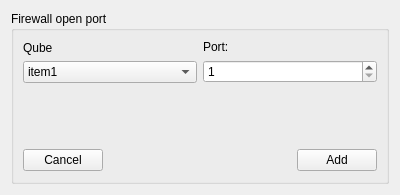
<?xml version="1.0" encoding="UTF-8"?>
<ui version="4.0">
 <class>Form</class>
 <widget class="QWidget" name="Form">
  <property name="geometry">
   <rect>
    <x>0</x>
    <y>0</y>
    <width>400</width>
    <height>195</height>
   </rect>
  </property>
  <property name="windowTitle">
   <string>Open port</string>
  </property>
  <layout class="QGridLayout" name="gridLayout">
   <item row="0" column="0">
    <widget class="QGroupBox" name="groupBox">
     <property name="title">
      <string>Firewall open port</string>
     </property>
     <layout class="QVBoxLayout" name="verticalLayout_4">
      <item>
       <layout class="QVBoxLayout" name="verticalLayout">
        <item>
         <layout class="QHBoxLayout" name="horizontalLayout">
          <item>
           <layout class="QVBoxLayout" name="verticalLayout_2">
            <item>
             <widget class="QLabel" name="label">
              <property name="text">
               <string>Qube</string>
              </property>
             </widget>
            </item>
            <item>
             <widget class="QComboBox" name="comboBox">
              <item>
               <property name="text">
                <string>item1</string>
               </property>
              </item>
              <item>
               <property name="text">
                <string>item2</string>
               </property>
              </item>
             </widget>
            </item>
           </layout>
          </item>
          <item>
           <layout class="QVBoxLayout" name="verticalLayout_3">
            <item>
             <widget class="QLabel" name="label_2">
              <property name="text">
               <string>Port:</string>
              </property>
             </widget>
            </item>
            <item>
             <widget class="QSpinBox" name="spinBox">
              <property name="minimum">
               <number>1</number>
              </property>
              <property name="maximum">
               <number>65535</number>
              </property>
             </widget>
            </item>
           </layout>
          </item>
         </layout>
        </item>
       </layout>
      </item>
      <item>
       <spacer name="verticalSpacer">
        <property name="orientation">
         <enum>Qt::Vertical</enum>
        </property>
        <property name="sizeHint" stdset="0">
         <size>
          <width>20</width>
          <height>40</height>
         </size>
        </property>
       </spacer>
      </item>
      <item>
       <layout class="QHBoxLayout" name="horizontalLayout_2">
        <property name="bottomMargin">
         <number>1</number>
        </property>
        <item>
         <widget class="QPushButton" name="cancel">
          <property name="text">
           <string>Cancel</string>
          </property>
         </widget>
        </item>
        <item>
         <spacer name="horizontalSpacer">
          <property name="orientation">
           <enum>Qt::Horizontal</enum>
          </property>
          <property name="sizeHint" stdset="0">
           <size>
            <width>40</width>
            <height>20</height>
           </size>
          </property>
         </spacer>
        </item>
        <item>
         <widget class="QPushButton" name="add">
          <property name="text">
           <string>Add</string>
          </property>
         </widget>
        </item>
       </layout>
      </item>
     </layout>
    </widget>
   </item>
  </layout>
 </widget>
 <resources/>
 <connections/>
</ui>
